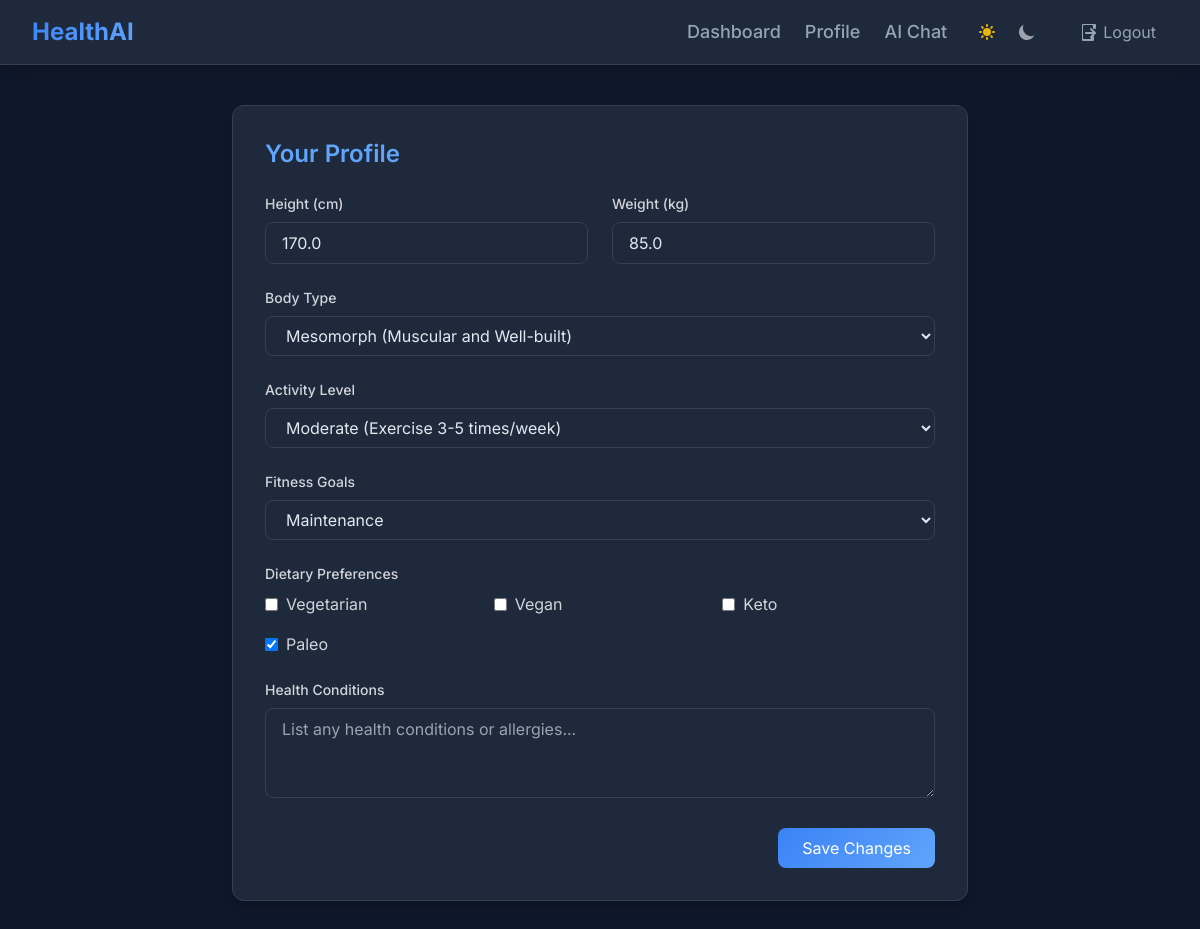
Screenshot of /profile/ (signed in) with the database file from the repository.
### healthapp/models.py (models this page shows, shortened)
class UserProfile(models.Model):
    BODY_TYPE_CHOICES = [
        ('ectomorph', 'Ectomorph'),
        ('mesomorph', 'Mesomorph'),
        ('endomorph', 'Endomorph'),
    ]
    ACTIVITY_LEVEL_CHOICES = [
        ('sedentary', 'Sedentary'),
        ('light', 'Light'),
        ('moderate', 'Moderate'),
        ('active', 'Active'),
        ('very_active', 'Very Active'),
    ]
    FITNESS_GOAL_CHOICES = [
        ('weight_loss', 'Weight Loss'),
        ('muscle_gain', 'Muscle Gain'),
        ('maintenance', 'Maintenance'),
        ('endurance', 'Endurance'),
    ]
    GENDER_CHOICES = [
        ('male', 'Male'),
        ('female', 'Female'),
        ('other', 'Other'),
    ]
    user = models.OneToOneField(User, on_delete=models.CASCADE)
    gender = models.CharField(max_length=10, choices=GENDER_CHOICES, default='male')
    height = models.FloatField(
        validators=[MinValueValidator(0), MaxValueValidator(300)],
        help_text="Height in centimeters"
    )
    weight = models.FloatField(
        validators=[MinValueValidator(0), MaxValueValidator(500)],
        help_text="Weight in kilograms"
    )
    body_type = models.CharField(max_length=20, choices=BODY_TYPE_CHOICES)
    activity_level = models.CharField(max_length=20, choices=ACTIVITY_LEVEL_CHOICES)
    fitness_goal = models.CharField(max_length=20, choices=FITNESS_GOAL_CHOICES)
    dietary_preferences = models.JSONField(default=list)
    health_conditions = models.TextField(blank=True)
    created_at = models.DateTimeField(auto_now_add=True)
    updated_at = models.DateTimeField(auto_now=True)

### healthapp/views.py (the view, shortened to what this page needs)
# urls.py: path('profile/', views.profile, name='profile'),
@login_required
def profile(request):
    user_profile, created = UserProfile.objects.get_or_create(
        user=request.user,
        defaults={
            'height': 170,
            'weight': 70,
            'body_type': 'mesomorph',
            'activity_level': 'moderate',
            'fitness_goal': 'maintenance',
            'dietary_preferences': [],
            'health_conditions': ''
        }
    )
    return render(request, 'profile.html', {'user_profile': user_profile})

### templates/profile.html (shortened to what this page needs)
{% extends 'base.html' %}
{% block content %}
<div class="max-w-3xl mx-auto p-4">
    <div class="stats-card rounded-xl shadow-lg p-8">
        <h1 class="text-2xl font-semibold mb-6 text-blue-400">Your Profile</h1>
        <form method="post" class="space-y-6">
            <div class="grid grid-cols-1 md:grid-cols-2 gap-6">
                <div>
                    <label class="block text-sm font-medium text-gray-300 mb-2">
                        Height (cm)
                    </label>
                    <input type="number"
                           name="height"
                           value="{{ user_profile.height }}"
                           class="input-field w-full px-4 py-2 border border-gray-700 bg-gray-800 rounded-lg focus:outline-none focus:ring-2 focus:ring-blue-500"
                           required>
                </div>
                <div>
                    <label class="block text-sm font-medium text-gray-300 mb-2">
                        Weight (kg)
                    </label>
                    <input type="number"
                           name="weight"
                           value="{{ user_profile.weight }}"
                           step="0.1"
                           class="input-field w-full px-4 py-2 border border-gray-700 bg-gray-800 rounded-lg focus:outline-none focus:ring-2 focus:ring-blue-500"
                           required>
                </div>
            </div>
            <div>
                <label class="block text-sm font-medium text-gray-300 mb-2">
                    Body Type
                </label>
                <select name="body_type"
                        class="input-field w-full px-4 py-2 border border-gray-700 bg-gray-800 rounded-lg focus:outline-none focus:ring-2 focus:ring-blue-500">
                    <option value="mesomorph" {% if user_profile.body_type == 'mesomorph' %}selected{% endif %}>
                        Mesomorph (Muscular and Well-built)
                    </option>
                </select>
            </div>
            <div>
                <label class="block text-sm font-medium text-gray-300 mb-2">
                    Activity Level
                </label>
                <select name="activity_level"
                        class="input-field w-full px-4 py-2 border border-gray-700 bg-gray-800 rounded-lg focus:outline-none focus:ring-2 focus:ring-blue-500">
                    <option value="moderate" {% if user_profile.activity_level == 'moderate' %}selected{% endif %}>
                        Moderate (Exercise 3-5 times/week)
                    </option>
                </select>
            </div>
            <div>
                <label class="block text-sm font-medium text-gray-300 mb-2">
                    Fitness Goals
                </label>
                <select name="fitness_goal"
                        class="input-field w-full px-4 py-2 border border-gray-700 bg-gray-800 rounded-lg focus:outline-none focus:ring-2 focus:ring-blue-500">
                    <option value="maintenance" {% if user_profile.fitness_goal == 'maintenance' %}selected{% endif %}>
                        Maintenance
                    </option>
                </select>
            </div>
            <div>
                <label class="block text-sm font-medium text-gray-300 mb-2">
                    Dietary Preferences
                </label>
                <div class="grid grid-cols-2 md:grid-cols-3 gap-4">
                    <label class="flex items-center space-x-2">
                        <input type="checkbox"
                               name="dietary_preferences"
                               value="vegetarian"
                               class="rounded text-blue-500 focus:ring-blue-500 bg-gray-800 border-gray-700">
                        <span class="text-gray-300">Vegetarian</span>
                    </label>
                    <label class="flex items-center space-x-2">
                        <input type="checkbox"
                               name="dietary_preferences"
                               value="vegan"
                               class="rounded text-blue-500 focus:ring-blue-500 bg-gray-800 border-gray-700">
                        <span class="text-gray-300">Vegan</span>
                    </label>
                    <label class="flex items-center space-x-2">
                        <input type="checkbox"
                               name="dietary_preferences"
                               value="keto"
                               class="rounded text-blue-500 focus:ring-blue-500 bg-gray-800 border-gray-700">
                        <span class="text-gray-300">Keto</span>
                    </label>
                    <label class="flex items-center space-x-2">
                        <input type="checkbox"
                               name="dietary_preferences"
                               value="paleo"
                               {% if 'paleo' in user_profile.dietary_preferences %}checked{% endif %}
                               class="rounded text-blue-500 focus:ring-blue-500 bg-gray-800 border-gray-700">
                        <span class="text-gray-300">Paleo</span>
                    </label>
                </div>
            </div>
            <div>
                <label class="block text-sm font-medium text-gray-300 mb-2">
                    Health Conditions
                </label>
                <textarea name="health_conditions"
                          class="input-field w-full px-4 py-2 border border-gray-700 bg-gray-800 rounded-lg focus:outline-none focus:ring-2 focus:ring-blue-500 text-gray-200"
                          rows="3"
                          placeholder="List any health conditions or allergies...">{{ user_profile.health_conditions }}</textarea>
            </div>
            <div class="flex justify-end">
                <button type="submit"
                        class="button-primary px-6 py-2 text-white rounded-lg">
                    Save Changes
                </button>
            </div>
        </form>
    </div>
</div>
{% endblock %}

### templates/base.html (shortened to what this page needs)
<!DOCTYPE html>
<html lang="en" class="dark">
<head>
    <script src="https://cdn.tailwindcss.com"></script>
</head>
<body class="min-h-screen dark">
    <nav class="navbar shadow-lg">
        <div class="max-w-7xl mx-auto px-4 sm:px-6 lg:px-8">
            <div class="flex justify-between h-16">
                <div class="flex">
                    <div class="flex-shrink-0 flex items-center">
                        <span class="text-2xl font-bold logo-text">HealthAI</span>
                    </div>
                </div>
                <div class="flex items-center space-x-6">
                    {% if user.is_authenticated %}
                    <a href="{% url 'dashboard' %}" class="nav-link text-lg font-medium hover:text-blue-400">Dashboard</a>
                    <a href="{% url 'profile' %}" class="nav-link text-lg font-medium hover:text-blue-400">Profile</a>
                    <a href="{% url 'chat' %}" class="nav-link text-lg font-medium hover:text-blue-400">AI Chat</a>
                    <div class="flex items-center space-x-2 ml-4">
                        <button id="light-mode" class="theme-toggle" title="Switch to light mode">
                        </button>
                        <button id="dark-mode" class="theme-toggle" title="Switch to dark mode">
                            <svg xmlns="http://www.w3.org/2000/svg" class="h-5 w-5 text-gray-400" viewBox="0 0 20 20" fill="currentColor">
                                <path d="M17.293 13.293A8 8 0 016.707 2.707a8.001 8.001 0 1010.586 10.586z" />
                            </svg>
                        </button>
                    </div>
                    <div class="ml-4">
                        <form action="{% url 'logout' %}" method="POST" class="m-0 p-0">
                            <button type="submit" class="nav-link flex items-center space-x-1 px-3 py-2 rounded-lg hover:bg-red-500 hover:text-white transition-all" title="Logout">
                                <span>Logout</span>
                            </button>
                        </form>
                    </div>
                    {% endif %}
                </div>
            </div>
        </div>
    </nav>
    <main class="max-w-7xl mx-auto py-6 sm:px-6 lg:px-8">
        {% block content %}{% endblock %}
    </main>
</body>
</html>

### templates/base.html (style rules this page uses)
:root { --dark-bg: #0f172a; --dark-card: #1e293b; --dark-border: #334155; --dark-text: #e2e8f0; --light-bg: #f8fafc; --light-card: #ffffff; --light-border: #e2e8f0; --light-text: #0f172a; --accent-blue: #3b82f6; --accent-blue-light: #60a5fa; }
body { font-family: 'Inter', sans-serif; transition: background-color 0.3s ease, color 0.3s ease; }
.dark body { background-color: var(--dark-bg); color: var(--dark-text); }
.navbar { transition: background-color 0.3s ease, border-color 0.3s ease; }
.dark .navbar { background-color: var(--dark-card); border-bottom: 1px solid var(--dark-border); }
.nav-link { transition: color 0.3s ease; }
.dark .nav-link { color: #94a3b8; }
.logo-text { transition: background 0.3s ease; }
.dark .logo-text { background: linear-gradient(135deg, var(--accent-blue) 0%, var(--accent-blue-light) 100%); -webkit-background-clip: text; -webkit-text-fill-color: transparent; }
.stats-card { transition: background-color 0.3s ease, border-color 0.3s ease; }
.dark .stats-card { background-color: var(--dark-card); border: 1px solid var(--dark-border); }
.dark .input-field { background-color: var(--dark-card); border: 1px solid var(--dark-border); color: var(--dark-text); }
.button-primary { transition: background 0.3s ease, transform 0.3s ease, box-shadow 0.3s ease; }
.dark .button-primary { background: linear-gradient(135deg, var(--accent-blue) 0%, var(--accent-blue-light) 100%); }
.theme-toggle { cursor: pointer; padding: 6px; border-radius: 50%; display: flex; align-items: center; justify-content: center; transition: background-color 0.3s ease; }

### rows the page displays
UserProfile: height "170.0", weight "85.0", body_type "Mesomorph (Muscular and Well-built)", activity_level "Moderate (Exercise 3-5 times/week)", fitness_goal "Maintenance", dietary_preferences "☑"
